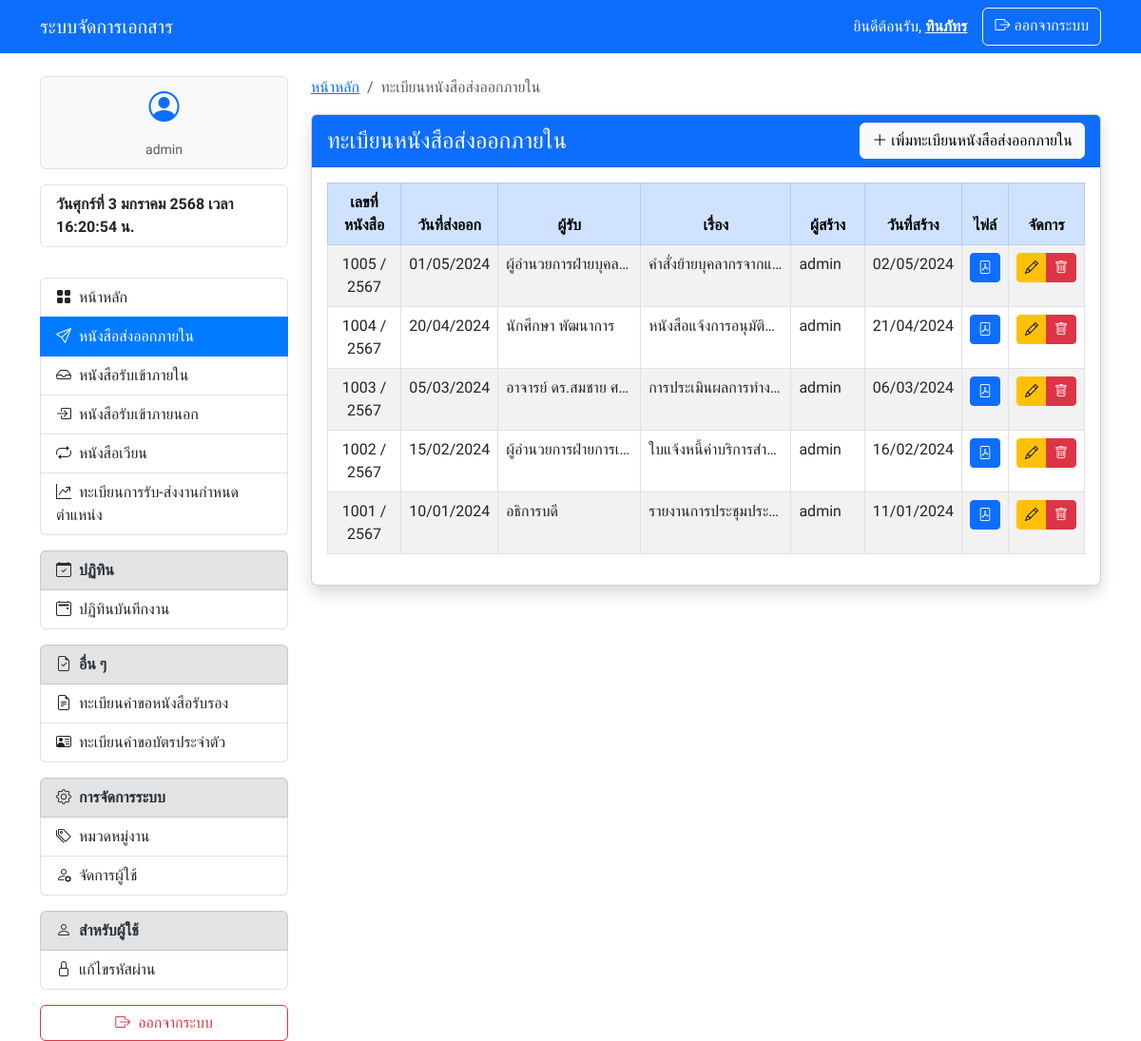
The app's page /internal_out/index.php (signed in), older data.
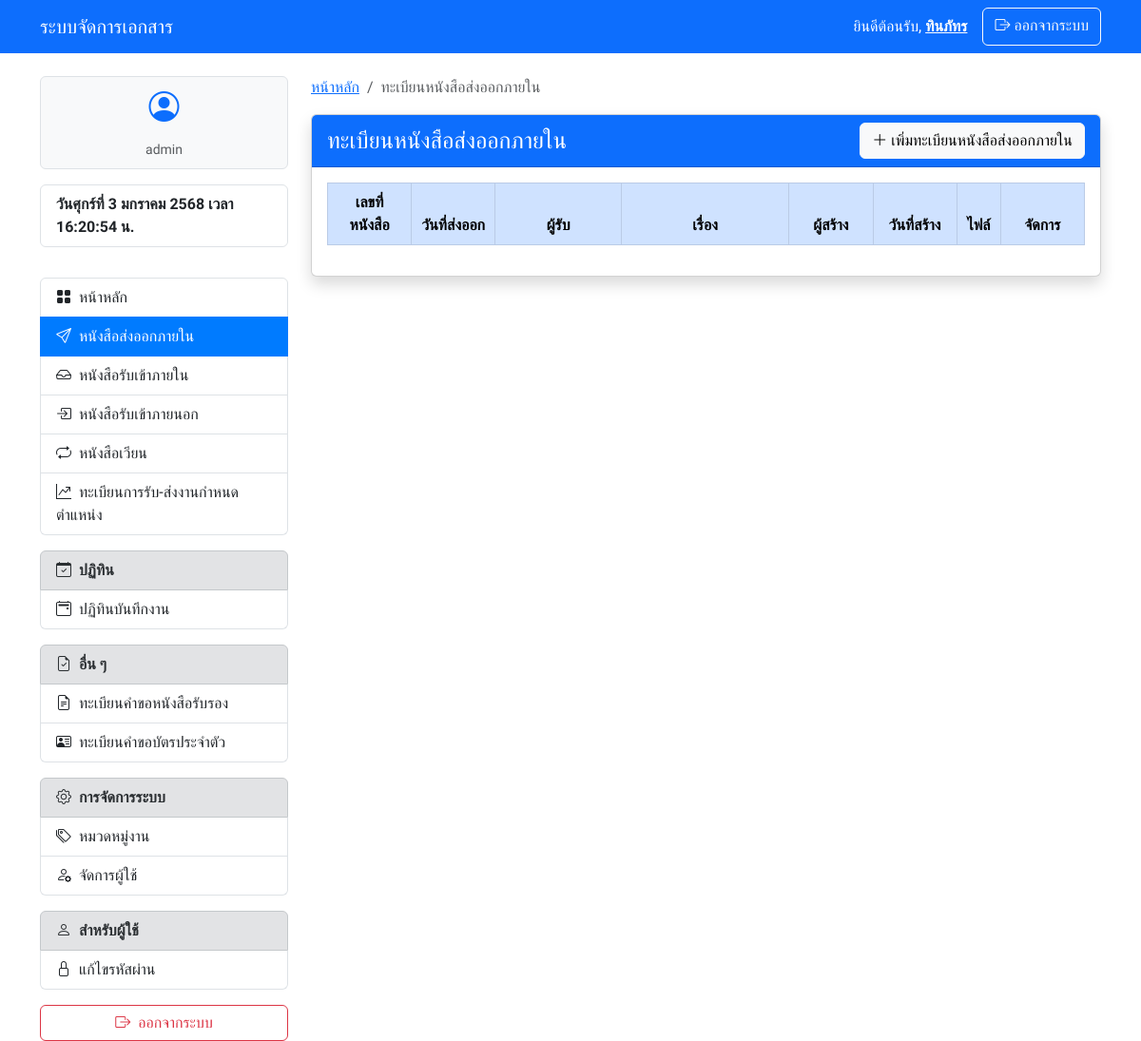
The same page, newer data.
### tables this page shows
CREATE TABLE `edms_internal_out_documents` (
  `document_id` int(11) NOT NULL,
  `document_number` int(11) NOT NULL COMMENT 'เลขที่หนังสือ',
  `document_year` year(4) NOT NULL DEFAULT year(curdate()),
  `title` varchar(255) NOT NULL,
  `sender` varchar(255) NOT NULL,
  `receiver` varchar(255) DEFAULT NULL,
  `date_created` date NOT NULL,
  `attachment_path` varchar(255) DEFAULT NULL,
  `note` text DEFAULT NULL,
  `category_id` int(11) DEFAULT NULL,
  `created_by` int(11) DEFAULT NULL,
  `created_at` timestamp NOT NULL DEFAULT current_timestamp()
);

CREATE TABLE `edms_users` (
  `user_id` int(11) NOT NULL,
  `username` varchar(255) NOT NULL,
  `password` varchar(255) NOT NULL,
  `first_name` varchar(255) NOT NULL,
  `last_name` varchar(255) NOT NULL,
  `email` varchar(255) DEFAULT NULL,
  `role` enum('admin','user') NOT NULL,
  `created_at` timestamp NOT NULL DEFAULT current_timestamp()
);

### internal_out/index.php (the view, shortened to what the changed rows need)
<?php
require_once '../config.php';
$is_admin = isset($_SESSION['role']) && $_SESSION['role'] === 'admin';
try {
    $stmt = $pdo->prepare("
        SELECT d.*,
               u.username as created_by_name,
               c.category_name,
               DATE_FORMAT(d.date_created, '%d/%m/%Y') as formatted_date_created,
               DATE_FORMAT(d.created_at, '%d/%m/%Y') as formatted_created_at
        FROM edms_internal_out_documents d
        LEFT JOIN edms_users u ON d.created_by = u.user_id
        LEFT JOIN edms_work_categories c ON d.category_id = c.category_id
        ORDER BY d.created_at DESC, d.document_year DESC, d.document_number DESC
    ");
    $stmt->execute();
    $documents = $stmt->fetchAll(PDO::FETCH_ASSOC);
} catch (PDOException $e) {
    echo "เกิดข้อผิดพลาด: " . $e->getMessage();
    exit();
}
?>
<!DOCTYPE html>
<html lang="th">
<head>
    <?php require_once '../components/header.php'; ?>
    <link href="https://cdn.datatables.net/1.13.7/css/dataTables.bootstrap5.min.css" rel="stylesheet">
</head>
<body>
    <div class="container mt-4">
        <div class="row">
            <div class="col-md-9">
                <div class="card shadow">
                    <div class="card-body">
                        <div class="table-responsive">
                            <table id="documentsTable" class="table table-bordered table-striped table-hover">
                                <thead class="table-primary">
                                    <tr class="text-center">
                                        <th style="width: 10%">เลขที่หนังสือ</th>
                                        <th style="width: 10%">วันที่ส่งออก</th>
                                        <th style="width: 15%">ผู้รับ</th>
                                        <th style="width: 20%">เรื่อง</th>
                                        <th style="width: 10%">ผู้สร้าง</th>
                                        <th style="width: 10%">วันที่สร้าง</th>
                                        <th style="width: 5%">ไฟล์</th>
                                        <?php if ($is_admin): ?>
                                            <th style="width: 10%">จัดการ</th>
                                        <?php endif; ?>
                                    </tr>
                                </thead>
                                <tbody>
                                    <?php foreach ($documents as $document): ?>
                                        <tr>
                                            <td class="text-center"><?php echo sprintf("%03d", $document['document_number']); ?> / <?php echo $document['document_year'] + 543; ?></td>
                                            <td class="text-center"><?php echo $document['formatted_date_created']; ?></td>
                                            <td class="text-truncate-cell" data-bs-toggle="tooltip" data-bs-title="<?php echo htmlspecialchars($document['receiver']); ?>"><?php echo htmlspecialchars($document['receiver']); ?></td>
                                            <td class="text-truncate-cell" data-bs-toggle="tooltip" data-bs-title="<?php echo htmlspecialchars($document['title']); ?>"><?php echo htmlspecialchars($document['title']); ?></td>
                                            <td class="text-truncate-cell" data-bs-toggle="tooltip" data-bs-title="<?php echo htmlspecialchars($document['created_by_name']); ?>"><?php echo htmlspecialchars($document['created_by_name']); ?></td>
                                            <td class="text-center"><?php echo $document['formatted_created_at']; ?></td>
                                            <td class="text-center">
                                                <?php if ($document['attachment_path']): ?>
                                                    <a href="uploads/<?php echo date('Y', strtotime($document['created_at'])); ?>/<?php echo $document['attachment_path']; ?>"
                                                       class="btn btn-primary btn-sm"
                                                       target="_blank"
                                                       title="ดูไฟล์แนบ">
                                                        <i class="bi bi-file-pdf"></i>
                                                    </a>
                                                <?php endif; ?>
                                            </td>
                                            <?php if ($is_admin): ?>
                                                <td class="text-center">
                                                    <div class="btn-group" role="group">
                                                        <a href="edit.php?id=<?php echo $document['document_id']; ?>"
                                                           class="btn btn-warning btn-sm"
                                                           title="แก้ไข">
                                                            <i class="bi bi-pencil"></i>
                                                        </a>
                                                        <a href="delete.php?id=<?php echo $document['document_id']; ?>"
                                                           class="btn btn-danger btn-sm"
                                                           onclick="return confirm('คุณแน่ใจหรือไม่ว่าต้องการลบ?');"
                                                           title="ลบ">
                                                            <i class="bi bi-trash"></i>
                                                        </a>
                                                    </div>
                                                </td>
                                            <?php endif; ?>
                                        </tr>
                                    <?php endforeach; ?>
                                </tbody>
                            </table>
                        </div>
                    </div>
                </div>
            </div>
        </div>
    </div>
</body>
</html>

Row changes from the older to the newer data that the page shows:
removed edms_internal_out_documents: document_number "1005", $document['document_year'] + 543 "2567", formatted_date_created "01/05/2024", receiver "ผู้อำนวยการฝ่ายบุคล…", title "คำสั่งย้ายบุคลากรจากแ…", created_by.username "admin", formatted_created_at "02/05/2024"
removed edms_internal_out_documents: document_number "1004", $document['document_year'] + 543 "2567", formatted_date_created "20/04/2024", receiver "นักศึกษา พัฒนาการ", title "หนังสือแจ้งการอนุมัติ…", created_by.username "admin", formatted_created_at "21/04/2024"
removed edms_internal_out_documents: document_number "1003", $document['document_year'] + 543 "2567", formatted_date_created "05/03/2024", receiver "อาจารย์ ดร.สมชาย ศ…", title "การประเมินผลการทำง…", created_by.username "admin", formatted_created_at "06/03/2024"
removed edms_internal_out_documents: document_number "1002", $document['document_year'] + 543 "2567", formatted_date_created "15/02/2024", receiver "ผู้อำนวยการฝ่ายการเ…", title "ใบแจ้งหนี้ค่าบริการสำ…", created_by.username "admin", formatted_created_at "16/02/2024"
removed edms_internal_out_documents: document_number "1001", $document['document_year'] + 543 "2567", formatted_date_created "10/01/2024", receiver "อธิการบดี", title "รายงานการประชุมประ…", created_by.username "admin", formatted_created_at "11/01/2024"
